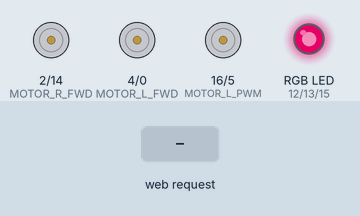
A sketch run on a simulated ESP8266 (NodeMCU). Shown: motor-driver pin pairs drawn as motors (green arrow = first pin HIGH = forward, orange = second pin HIGH = backward, longer = more drive), an RGB LED mixed from three pins (HIGH = lit). Inputs (shaded band) come from the test bench. Dim RGB values are drawn brighter than linear.

Above: at 18.0 s.
18.1 s: HTTP request GET /forward received
At 18.84 s:
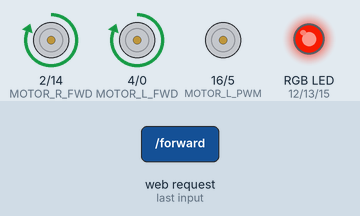
At 19.45 s:
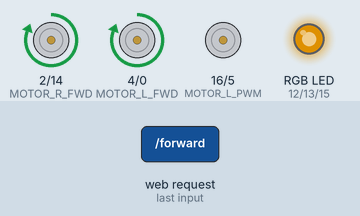
27.4 s: HTTP request GET /left received
At 27.59 s:
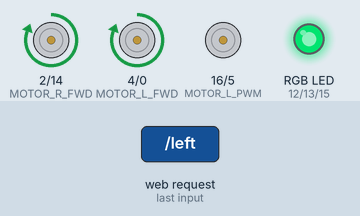
Timing chart, 0 to 32.4 s (numbered marks = the images above; inputs shaded):
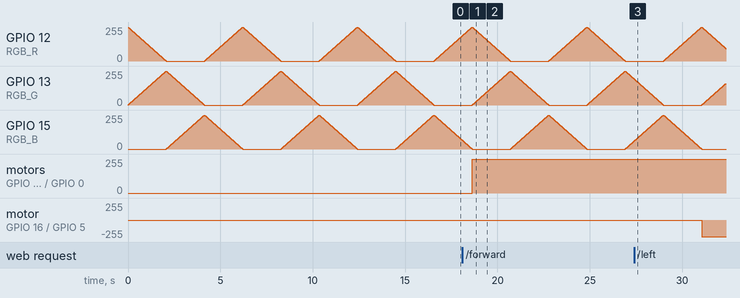

The sketch:

main.ino
```cpp
#include <ESP8266WiFi.h>
#include <WiFiClient.h>
#include <ESP8266WebServer.h>

/* CHS Mesa - Arduino Car WiFi powered
 * Programmed and engineered by:
 * Matheus Plinta
 *
 * (Program adapted to NodeMCU)
 * 17/May/2019
 */

#define RGB_R       12
#define RGB_G       13
#define RGB_B       15

#define MOTOR_L_PWM 16    // 16
#define MOTOR_R_PWM 5     // 5
#define MOTOR_L_FWD 4     // 4
#define MOTOR_L_BWD 0     // 0
#define MOTOR_R_FWD 2     // 2
#define MOTOR_R_BWD 14    // 14

const char *ssid = "Arduino Car";
const char *password = "colt1234";

ESP8266WebServer server(80);

void handleRoot() {
  server.send(200, "text/html", "<!DOCTYPE html><html><body><h1>Arduino Car Web Server</h1><p><a href=\"/forward\"><button class=\"button\">FORWARD</button></a></p><a href=\"/backwards\"><button class=\"button\">BACKWARDS</button></a></p><a href=\"/left\"><button class=\"button\">LEFT</button></a></p><a href=\"/right\"><button class=\"button\">RIGHT</button></a></p>");
}
void handleForward() {
  drive(1000, 0);
  handleRoot();
}

void handleBackwards() {
  drive(1000, 0);
  handleRoot();
}

void handleLeft() {
  drive(1000, -1000);
  handleRoot();
}

void handleRight() {
  drive(1000, 1000);
  handleRoot();
}

/* Drive the car wheels.
 *  Speed: -1023/1023
 *  Speed diferential: -1023/1023
 *  (- Steer left / + Steer right)
 */
void drive(int speed, int speedDiferential) {
  int pin_left = MOTOR_L_FWD;
  int negative_pin_left = MOTOR_L_BWD;
  int pin_right = MOTOR_R_FWD;
  int negative_pin_right = MOTOR_R_BWD;
  int speed_left = speed;
  int speed_right = speed;

  if(speedDiferential < 0) {
    speed_left -= abs(speedDiferential);
  }
  else if(speedDiferential > 0) {
    speed_right -= abs(speedDiferential);
  }
  if(speed_left < 0) {
    pin_left = MOTOR_L_BWD;
    negative_pin_left = MOTOR_L_FWD;
  }
  if(speed_right < 0) {
    pin_right = MOTOR_L_BWD;
    negative_pin_right = MOTOR_R_FWD;
  }

  digitalWrite(pin_left, 1);
  digitalWrite(negative_pin_left, 0);
  digitalWrite(pin_right, 1);
  digitalWrite(negative_pin_right, 0);
  /*if(speed != 0) {
    digitalWrite(MOTOR_L_PWM, 1);
    digitalWrite(MOTOR_R_PWM, 1);
  }
  else {
    digitalWrite(MOTOR_L_PWM, 0);
    digitalWrite(MOTOR_R_PWM, 0);
  }*/
  analogWrite(MOTOR_L_PWM, abs(speed_left));
  analogWrite(MOTOR_R_PWM, abs(speed_right));
}

/* Sets the cor of the RGB LED
 */
void setRGBColor(int red, int green, int blue)
{
  analogWrite(RGB_R, red);
  analogWrite(RGB_G, green);
  analogWrite(RGB_B, blue);
}

/* Cycle RGB colors
 */
unsigned int rgbColors[] = {1023, 0, 0};
void cycleRGB() {
  for (int dec_color = 0; dec_color < 3; dec_color += 1) {
    int inc_color = dec_color == 2 ? 0 : dec_color + 1;

    // cross-fade the two colours.
    for(int i = 0; i < 1023; i += 1) {
      rgbColors[dec_color] -= 1;
      rgbColors[inc_color] += 1;

      setRGBColor(rgbColors[0], rgbColors[1], rgbColors[2]);
      delay(2);
    }
  }
}

void setup() {
  analogWriteFreq(1);
  pinMode(MOTOR_L_PWM, OUTPUT);
  pinMode(MOTOR_R_PWM, OUTPUT);
  pinMode(MOTOR_L_FWD, OUTPUT);
  pinMode(MOTOR_L_BWD, OUTPUT);
  pinMode(MOTOR_R_FWD, OUTPUT);
  pinMode(MOTOR_R_BWD, OUTPUT);

  WiFi.softAP(ssid, password);
  IPAddress myIP = WiFi.softAPIP();
  server.on("/", handleRoot);
  server.on("/forward", handleForward);
  server.on("/backwards", handleBackwards);
  server.on("/left", handleLeft);
  server.on("/right", handleRight);
  server.begin();
}

void loop() {
  cycleRGB();
  server.handleClient();
}
```

Measured:
- after the input at 18.1 s, motor on GPIO 2 (MOTOR_R_FWD) / GPIO 14 (MOTOR_R_BWD), motor on GPIO 4 (MOTOR_L_FWD) / GPIO 0 (MOTOR_L_BWD): stopped → forward 255/255 after 0.54 s
